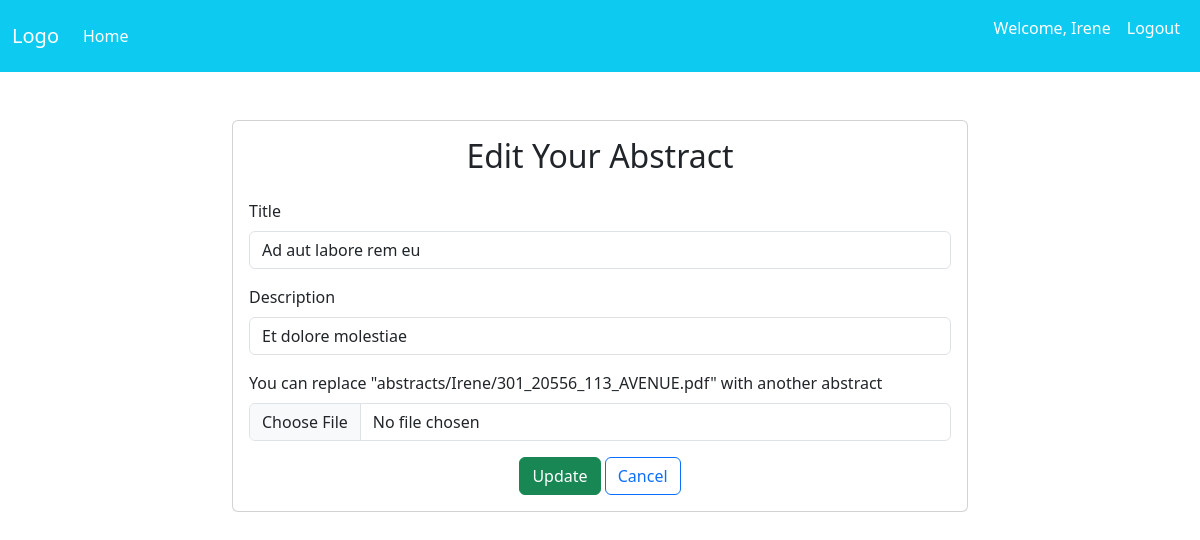
/abstracts/edit/9/ (signed in), run on the app's committed database.
### accounts/models.py (models this page shows, shortened)
class CustomUser(AbstractUser):
    username = models.TextField(max_length=25, unique=True)
    email = models.EmailField(max_length=50, unique=True)
    phone = models.CharField(max_length=14)
    objects = CustomUserManager()

### abstracts/models.py (models this page shows, shortened)
class Abstract(models.Model):
    title = models.CharField(max_length=254)
    description = models.TextField(max_length=254)
    file = models.FileField(upload_to=abstract_file_path, null=True, blank=True)
    author = models.ForeignKey(CustomUser, on_delete=models.CASCADE)
    created_at = models.DateTimeField(auto_now_add=True)
    updated_at = models.DateTimeField(auto_now=True)

### abstracts/views.py (the view)
# urls.py: path('edit/<int:pk>/', views.abstract_edit, name="edit"), # Edit abstract
@login_required
def abstract_edit(request, pk):
    abstract = get_object_or_404(Abstract, pk=pk)
    if request.method == "POST":
        form = AbstractForm(request.POST, request.FILES, instance=abstract)
        if form.is_valid():
            form.save()
            messages.success(request, "Abstract updated successfully...")
            return redirect("accounts:home")
    else:
        form = AbstractForm(instance=abstract)
    context = {'form': form}
    return render(request, "abstracts/edit.html", context)

### abstracts/forms.py
class AbstractForm(forms.ModelForm):
    class Meta:
        model = Abstract
        fields = ['title', 'description', 'file']
    def __init__(self, *args, **kwargs):
        super(AbstractForm, self).__init__(*args, **kwargs)
        self.fields['file'].widget.attrs.update({'accept': 'application/pdf, application/msword, text/plain'})

### templates/abstracts/edit.html (shortened to what this page needs)
{% extends 'common/base.html' %}
{% load static %}
{% block content %}
    <div class="container mt-5">
        <div class="row justify-content-center">
            <div class="col-md-8">
                <div class="card">
                    <div class="card-body">
                        <h2 class="card-title text-center mb-4">Edit Your Abstract</h2>
                        <form method="post" enctype="multipart/form-data">
                            <div class="mb-3">
                                <label for="id_title" class="form-label">Title</label>
                                <input type="text" name="title" class="form-control" id="id_title" value="{{ form.title.value }}">
                            </div>
                            <div class="mb-3">
                                <label for="id_description" class="form-label">Description</label>
                                <input type="text" name="description" class="form-control" id="id_description" value="{{ form.description.value }}">
                            </div>
                            <div class="mb-3">
                                <label for="id_file" class="form-label">You can replace "{{ form.file.value }}" with another abstract </label>
                                <input type="file" class="form-control" name="file" accept="application/pdf, application/msword, text/plain" id="id_file">
                            </div>
                            <div class="text-center">
                                <button type="submit" class="btn btn-success btn-block">Update</button>
                                <a href="{% url 'accounts:home' %}" class="btn btn-outline-primary btn-block">Cancel</a>
                            </div>
                        </form>
                    </div>
                </div>
            </div>
        </div>
    </div>
{% endblock %}

### templates/common/header.html (shortened to what this page needs)
<!DOCTYPE html>
<html lang="en">
<head>
    {% load static %}
    {% load bootstrap5 %}
    {% bootstrap_css %}
    <link rel="stylesheet" href="{% static 'static/custom_styles.css' %}">
</head>
<body>
    <header>
        <nav class="navbar navbar-expand-lg navbar-dark bg-info">
            <div class="container-fluid">
                <a class="navbar-brand" href="/">Logo</a>
                <div class="collapse navbar-collapse" id="navbarNav">
                    <ul class="navbar-nav me-auto">
                        <li class="nav-item">
                            <a class="nav-link text-white" href="/">Home</a>
                        </li>
                    </ul>
                    <ul class="navbar-nav ms-auto">
                        {% if user.is_authenticated %}
                            <li class="nav-item">
                                <p class="nav-link text-white">Welcome, {{ user.username }}</p>
                            </li>
                            <li class="nav-item">
                                <a class="nav-link text-white" href="{% url 'accounts:logout' %}">Logout</a>
                            </li>
                        {% endif %}
                    </ul>
                </div>
            </div>
        </nav>
    </header>
    <div class="container-fluid">
        {% block content %}{% endblock %}
    </div>
</body>
</html>

### static/custom_styles.css (style rules this page uses)
.text-white { color: white !important; }

### data on the page
CustomUser: username "Irene"
Abstract: title "Ad aut labore rem eu", description "Et dolore molestiae", file.value "abstracts/Irene/301_20556_113_AVENUE.pdf"
